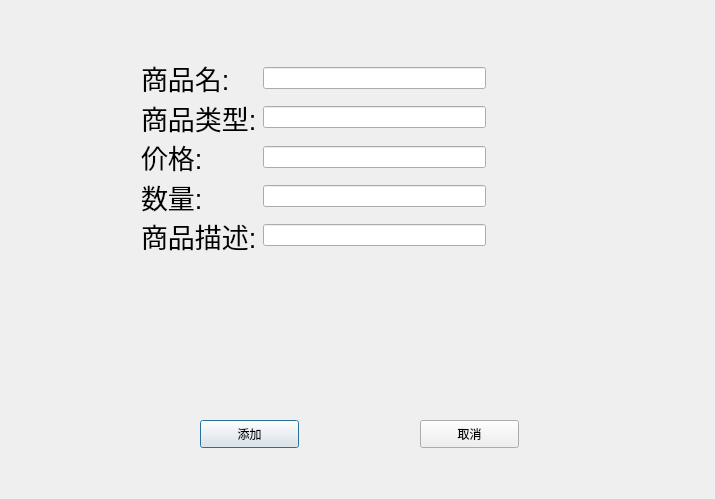
<?xml version="1.0" encoding="UTF-8"?>
<ui version="4.0">
 <class>addgoodsDialog</class>
 <widget class="QDialog" name="addgoodsDialog">
  <property name="geometry">
   <rect>
    <x>0</x>
    <y>0</y>
    <width>715</width>
    <height>499</height>
   </rect>
  </property>
  <property name="windowTitle">
   <string>Dialog</string>
  </property>
  <widget class="QPushButton" name="addButton">
   <property name="geometry">
    <rect>
     <x>200</x>
     <y>420</y>
     <width>99</width>
     <height>28</height>
    </rect>
   </property>
   <property name="text">
    <string>添加</string>
   </property>
  </widget>
  <widget class="QPushButton" name="cancleButton">
   <property name="geometry">
    <rect>
     <x>420</x>
     <y>420</y>
     <width>99</width>
     <height>28</height>
    </rect>
   </property>
   <property name="text">
    <string>取消</string>
   </property>
  </widget>
  <widget class="QWidget" name="">
   <property name="geometry">
    <rect>
     <x>141</x>
     <y>61</y>
     <width>345</width>
     <height>191</height>
    </rect>
   </property>
   <layout class="QGridLayout" name="gridLayout">
    <item row="0" column="0">
     <widget class="QLabel" name="label">
      <property name="font">
       <font>
        <pointsize>20</pointsize>
       </font>
      </property>
      <property name="text">
       <string>商品名:</string>
      </property>
     </widget>
    </item>
    <item row="0" column="1">
     <widget class="QLineEdit" name="goodsname"/>
    </item>
    <item row="1" column="0">
     <widget class="QLabel" name="label_5">
      <property name="font">
       <font>
        <pointsize>20</pointsize>
       </font>
      </property>
      <property name="text">
       <string>商品类型:</string>
      </property>
     </widget>
    </item>
    <item row="1" column="1">
     <widget class="QLineEdit" name="goodstype"/>
    </item>
    <item row="2" column="0">
     <widget class="QLabel" name="label_2">
      <property name="font">
       <font>
        <pointsize>20</pointsize>
       </font>
      </property>
      <property name="text">
       <string>价格:</string>
      </property>
     </widget>
    </item>
    <item row="2" column="1">
     <widget class="QLineEdit" name="goodsprice"/>
    </item>
    <item row="3" column="0">
     <widget class="QLabel" name="label_3">
      <property name="font">
       <font>
        <pointsize>20</pointsize>
       </font>
      </property>
      <property name="text">
       <string>数量:</string>
      </property>
     </widget>
    </item>
    <item row="3" column="1">
     <widget class="QLineEdit" name="goodsnum"/>
    </item>
    <item row="4" column="0">
     <widget class="QLabel" name="label_4">
      <property name="font">
       <font>
        <pointsize>20</pointsize>
       </font>
      </property>
      <property name="text">
       <string>商品描述:</string>
      </property>
     </widget>
    </item>
    <item row="4" column="1">
     <widget class="QLineEdit" name="goodsdescribe"/>
    </item>
   </layout>
  </widget>
 </widget>
 <resources/>
 <connections/>
</ui>
